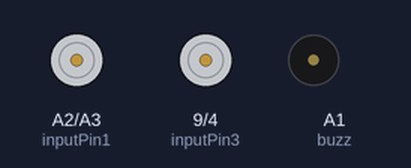
Bench run of a sketch on a simulated Arduino Uno, built with avr-gcc and run on an emulated ATmega328P. On the bench: motor-driver pin pairs drawn as motors (green arrow = first pin HIGH = forward, orange = second pin HIGH = backward, longer = more drive, scaled by the enable pin), buzzer (waves = sounding).

Above: at 0.2 s.
At 0.55 s:
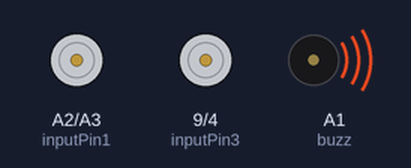
At 0.7 s:
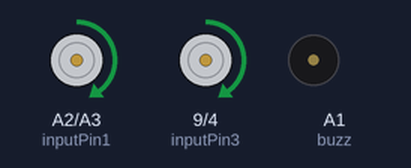
At 1.55 s:
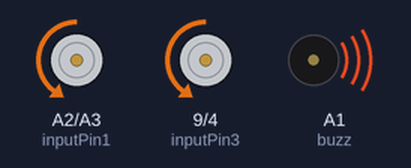
At 2.1 s:
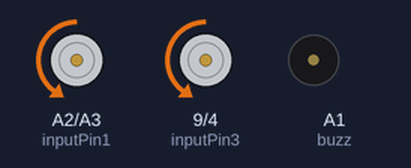
Timing chart, 0 to 3.0 s (numbered marks = the images above):
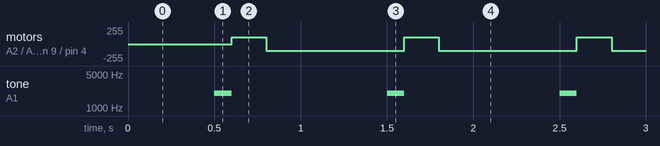

Measured:
- by itself, tone on A1 (buzz): alternates 2000 Hz for 0.10 s and silent for 0.90 s
- by itself, motor on A2 (inputPin1) / A3 (inputPin2), motor on pin 9 (inputPin3) / pin 4 (inputPin4): alternates forward 100/255 for 0.20 s and backward 100/255 for 0.80 s

The sketch:

motor.ino
```cpp
const int inputPin1  = A2;
const int inputPin2  = A3;
const int buzz       = A1;
const int inputPin3  = 9;
const int inputPin4  = 4;
int EN1 = 6;
int EN2 = 5;

void setup() {
   pinMode(buzz, OUTPUT);
   pinMode(EN1, OUTPUT);
   pinMode(EN2, OUTPUT);
   pinMode(inputPin1, OUTPUT);
   pinMode(inputPin2, OUTPUT);
   pinMode(inputPin3, OUTPUT);
   pinMode(inputPin4, OUTPUT);

   analogWrite(EN1, 100);
   analogWrite(EN2, 100);
}

void loop() {
   delay(500);
   tone(buzz, 2000);
   delay(100);
   noTone(buzz);

   digitalWrite(inputPin1, HIGH);
   digitalWrite(inputPin2, LOW);
   digitalWrite(inputPin3, HIGH);
   digitalWrite(inputPin4, LOW);
   delay(200);

   digitalWrite(inputPin1, LOW);
   digitalWrite(inputPin2, HIGH);
   digitalWrite(inputPin3, LOW);
   digitalWrite(inputPin4, HIGH);
   delay(200);
}
```
